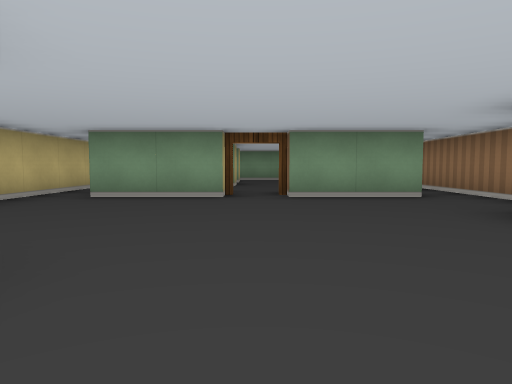
View 1 (above)

12 first-person views from a walk through a cub3D ray-caster map. The camera is about half as high as the walls, tilts 4° down and sees 70° across. The floor is counted in squares. Each view is taken from the middle of a square. On the plan, view 1 faces up. The plan holds only what a view shows up to about 9 squares ahead; the rest is blank.

View 2
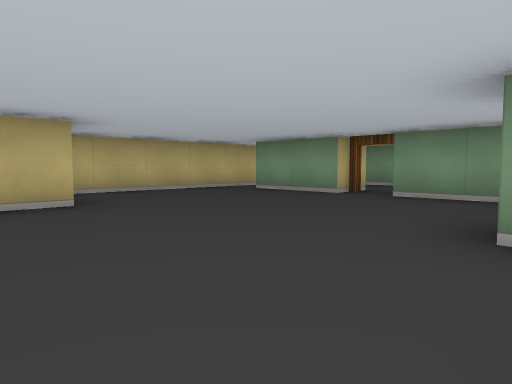

View 3
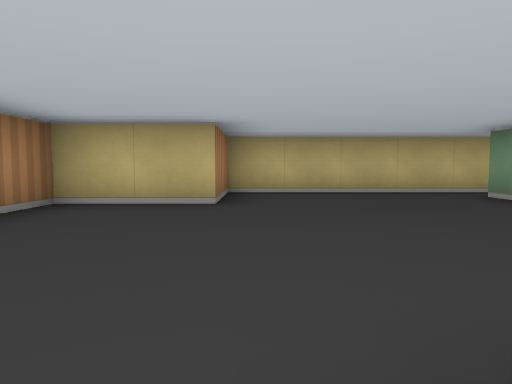

View 4
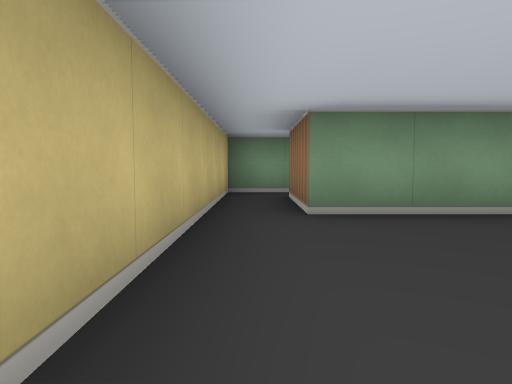

View 5
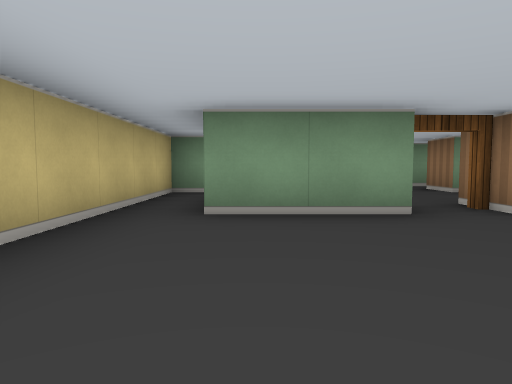

View 6
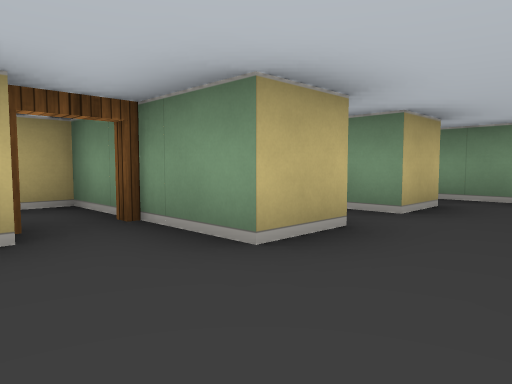

View 7
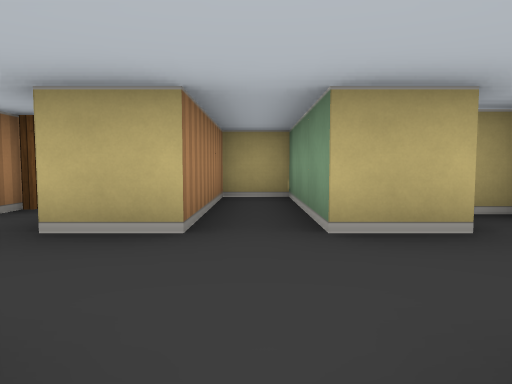

View 8
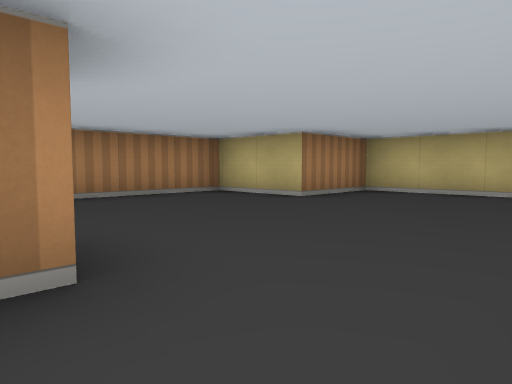

View 9
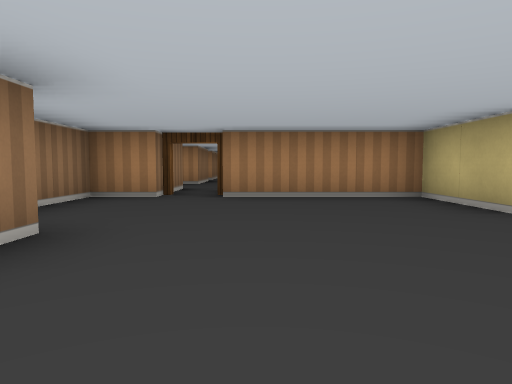

View 10
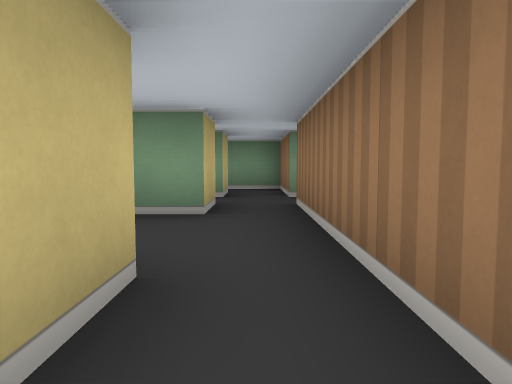

View 11
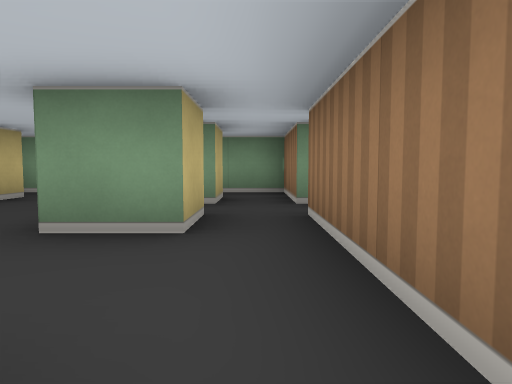

View 12
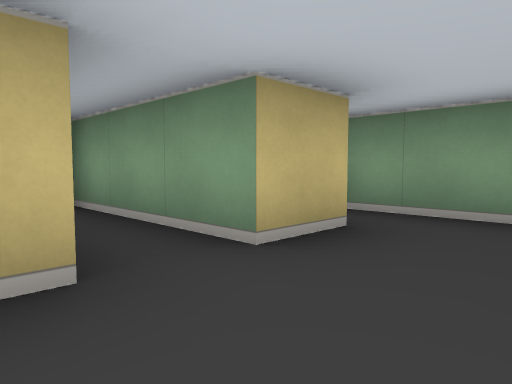

### Floor plan
Ten units are one square. View 1 is at (0, 0); x grows to the right and y downward. Boxes are objects, and circles mark ways between rooms. Rooms are numbered by the first view taken in them; rooms with no view inside come last. Other rooms are left out.
<svg viewBox="-40 -130 85 145">
<path fill="none" stroke="#000" d="M-5 -55 -25 -55 -25 -75M25 -25 25 -30M25 -55 5 -55M25 5 35 5 35 -9M-20 -85 -35 -85 -35 -15 -15 -15 -15 5 15 5M25 -95 25 -85 15 -85 15 -95M25 -65 25 -55M25 -115 25 -105 16 -105M35 -105 35 -125 24 -125M-5 -116 -5 -105 -35 -105 -35 -95 -5 -95 -5 -85 -20 -85M5 -125 -15 -125 -15 -120M35 -49 35 -95"/>
<circle cx="-20" cy="-80" r="3" fill="#2a7"/>
<circle cx="0" cy="-60" r="3" fill="#2a7"/>
<circle cx="30" cy="-60" r="3" fill="#2a7"/>
<text x="0" y="-30">1</text>
<text x="10" y="-90">2</text>
</svg>
Room 1 opens to room 2.

Where each view was taken, in squares from view 1:
view 1: 0 up, 0 right, facing up
view 2: 0 up, 3 right, facing up-left
view 3: 2 up, 3 right, facing left
view 4: 2 up, 3 left, facing up
view 5: 2 up, 2 left, facing up
view 6: 7 up, 1 right, facing up-left
view 7: 10 up, 2 right, facing left
view 8: 5 up, 3 right, facing down-left
view 9: 5 up, 1 right, facing down
view 10: 5 up, 3 right, facing up
view 11: 6 up, 3 right, facing up
view 12: 9 up, 1 right, facing up-left
